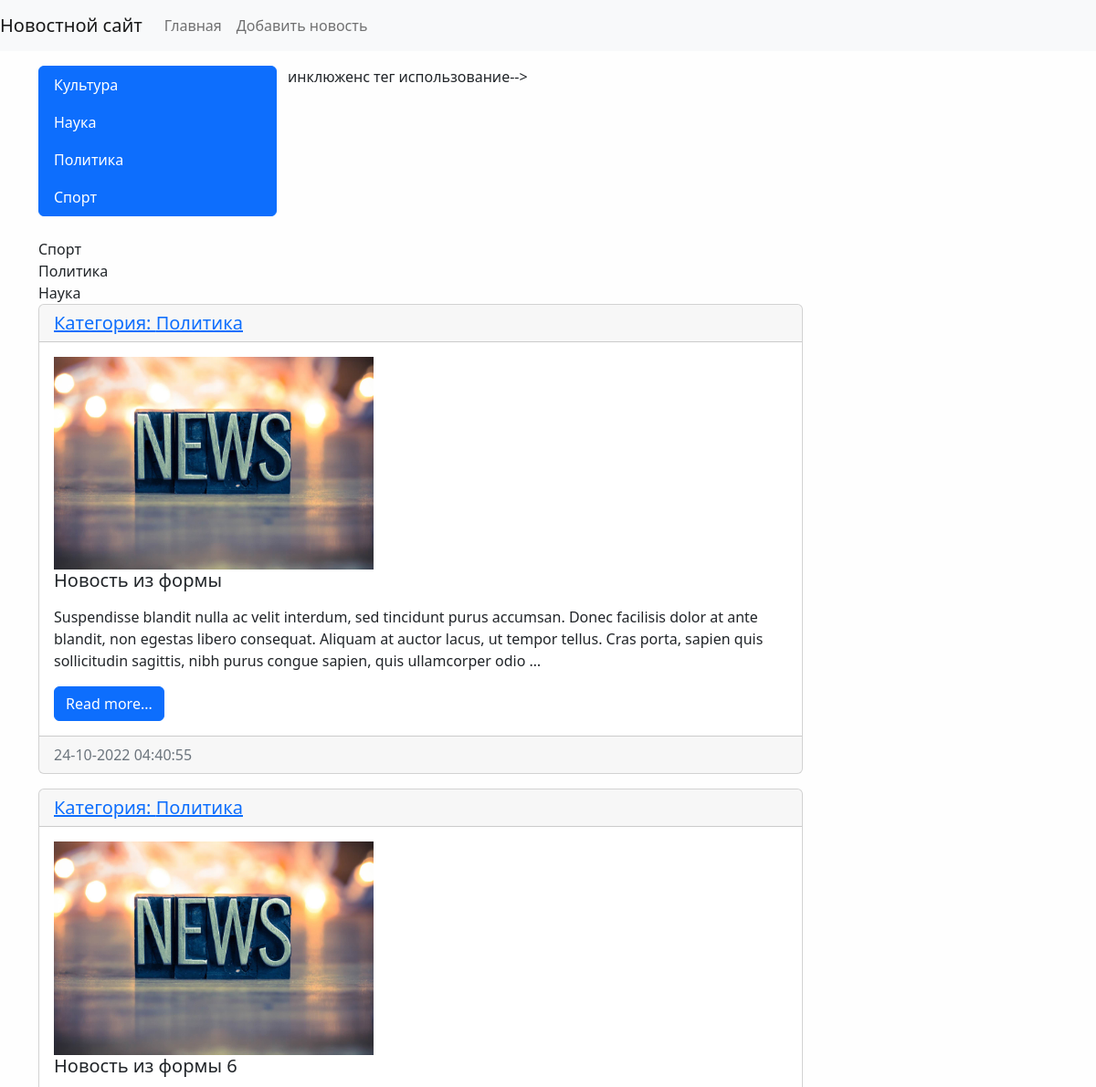
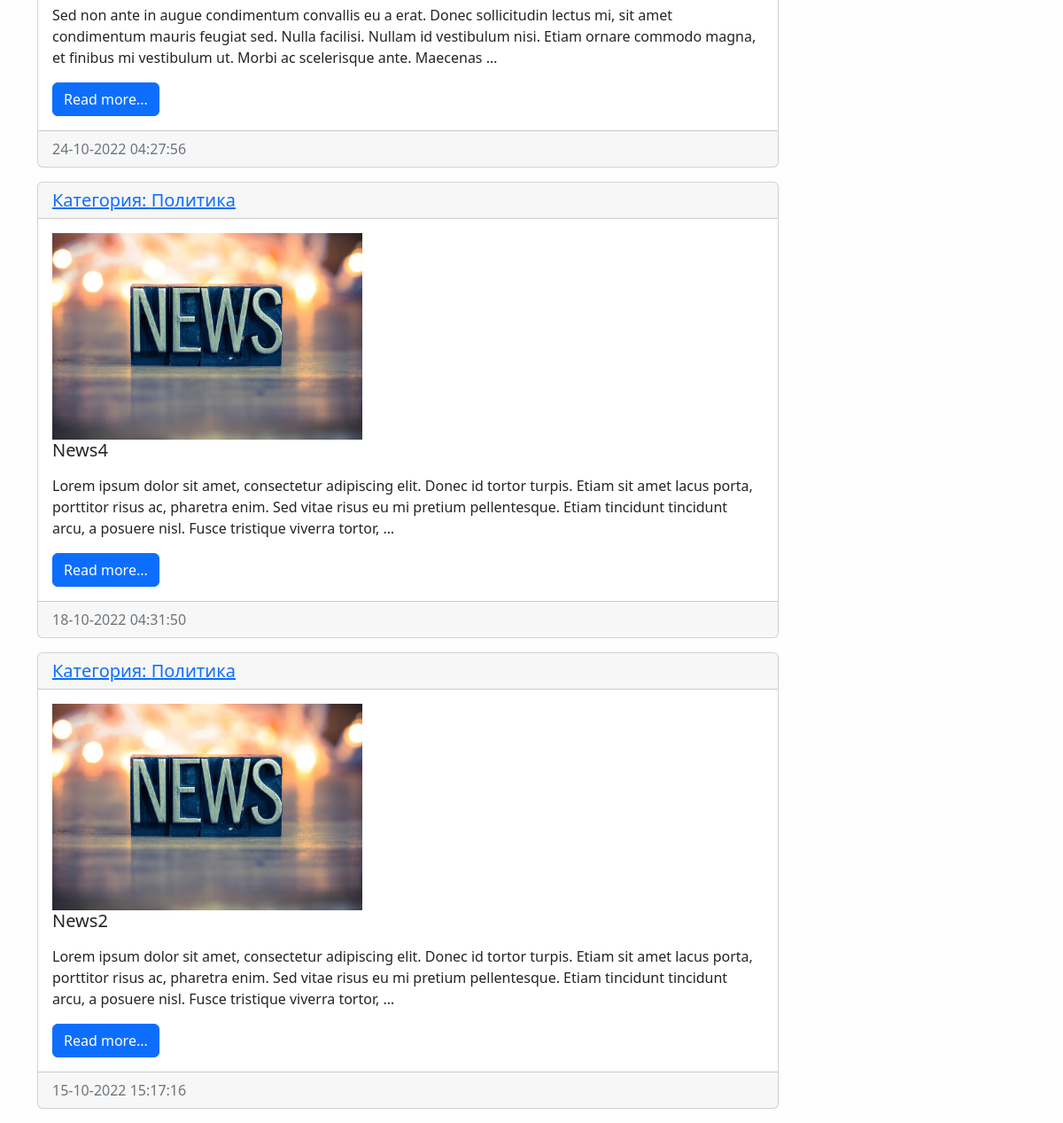
Screenshot of /category/3/ with the database file from the repository (2 pictures, top to bottom).
### news/models.py (models this page shows, shortened)
class Category(models.Model):
    title = models.CharField(max_length=150, db_index=True, verbose_name='Наименование категории')
    def get_absolute_url(self):
        return reverse('category', kwargs={'category_id': self.pk})
    def __str__(self):
        return self.title #если этого строкового представления нет то нельзя вывести текст в браузер. будет объект
    class Meta:
        verbose_name = 'Категория'
        verbose_name_plural = 'Категории'
        ordering = ['title'] #сортировка

class News(models.Model):
    title = models.CharField(max_length=150, verbose_name = 'Наименование')
    content = models.TextField(blank=True, verbose_name = 'Контент')
    created_at = models.DateTimeField(auto_now_add=True, verbose_name = 'Дата публикации')
    updated_at = models.DateTimeField(auto_now=True, verbose_name = 'Обновлено')
    photo = models.ImageField(upload_to='photos/%Y/%m/%d/', verbose_name = 'Фото', blank=True)
    is_published = models.BooleanField(default=True, verbose_name = 'Опубликовано')
    category = models.ForeignKey('Category', on_delete=models.PROTECT, verbose_name='Категория') #связь с таблицей категориями линковка
    views = models.IntegerField(default=0)
    def get_absolute_url(self):
        return reverse('view_news', kwargs={'pk': self.pk})
    class Meta:
        verbose_name = 'Новость'
        verbose_name_plural = 'Новости'
        ordering = ['-created_at'] #сортировка

### news/views.py (the view)
# urls.py: path('category/<int:category_id>/', HewsByCategory.as_view(), name='category'),
class HewsByCategory(ListView):
    model = News
    template_name = 'news/home_news_list.html' #переопределение шаблона по умолчанию
    context_object_name = 'news' #переопределение базового списка для вывода в свой класс (дефолтный объект)
    allow_empty = False #неразрешаем показ пустых списокв вместо 500 ошибка будет 404
    def get_context_data(self, *, object_list=None, **kwargs):
        context = super().get_context_data(**kwargs) #наследовали атрибуты от шаблона
        context['title'] = Category.objects.get(pk=self.kwargs['category_id']) #переопределили title для каждой категории
        return context
    def get_queryset(self):
        return News.objects.filter(category_id=self.kwargs['category_id'], is_published=True) #фильтр по опубликовано

### news/templatetags/news_tags.py (called while the page is built)
@register.simple_tag(name='get_list_categories')
def get_categories():
    return Category.objects.all()

@register.inclusion_tag('news/list_categories.html')
def show_categories():  #можно передать агрументы этой функции
    categories = Category.objects.annotate(cnt=Count('news')).filter(cnt__gt=0)
    return {'categories': categories}

### news/templates/news/home_news_list.html (shortened to what this page needs)
{% extends 'base.html' %}
{% block sidebar %}
{% include 'inc/_sidebar.html' %}
{% endblock %}
        {% block content %}
            {% for item in news %}
            <div class="card mb-3">
                <h5 class="card-header"> <a href="{{ item.category.get_absolute_url }}">Категория: {{ item.category.title }}</a></h5>
                <div class="card-body">
                    <div class="media">
                        {% if item.photo%}
                        <img src="{{ item.photo.url }}" alt="" width="350" height="233">
                        {% else %}
                        <img src="../../../media/photos/2022/10/16/icon19.jpg" alt="" width="350">
                        {% endif %}
                        <div class="media-body">
                          <h5 class="card-title">{{ item.title }}</h5>
                          <p class="card-text">{{ item.content|safe|linebreaks|truncatewords:40 }}</p>
                          <a href="{{ item.get_absolute_url }}" class="btn btn-primary">Read more...</a>
                        </div>
                    </div>
                </div>
                <div class="card-footer text-muted">
                    {{ item.created_at|date:"d-m-Y H:i:s" }}
                </div>
            </div>
            {% endfor %}
{% endblock %}

### templates/inc/_sidebar.html
{% load news_tags %}
 <div class="list-group">
     {% get_list_categories as categories %}
     {% for item_category in categories %}
     <a href="{% url 'category' item_category.pk %}" class="list-group-item list-group-item-action active" aria-current="true">{{ item_category.title }}</a>
     {% endfor %}
 </div>
<br>

### news/templates/news/list_categories.html (shortened to what this page needs)
     {% for item_category in categories %}
     <a href="{{ item.get_absolute_url }}" class="list-group-item list-group-item-action active" aria-current="true">{{ item_category.title }}
     </a>
     {% endfor %}
 </div>

### mysite/static/css/style.css (style rules this page uses)
body { background-color: #fefefe; }

### rows the page displays
Category: title "Культура"
Category: title "Наука"
Category: title "Политика"
Category: title "Спорт"
News: category "Политика", title "Новость из формы", content "Suspendisse blandit nulla ac velit interdum, sed tincidunt purus accumsan. Donec facilisis dolor at ante blandit, non egestas libero consequat. Aliquam at auctor lacus, ut tempor tellus. Cras porta, sapien quis sollicitudin sagittis, nibh purus congue sapien, quis ullamcorper odio …", created_at "24-10-2022 04:40:55"
News: category "Политика", title "Новость из формы 6", content "Sed non ante in augue condimentum convallis eu a erat. Donec sollicitudin lectus mi, sit amet condimentum mauris feugiat sed. Nulla facilisi. Nullam id vestibulum nisi. Etiam ornare commodo magna, et finibus mi vestibulum ut. Morbi ac scelerisque ante. Maecenas …", created_at "24-10-2022 04:27:56"
News: category "Политика", title "News4", content "Lorem ipsum dolor sit amet, consectetur adipiscing elit. Donec id tortor turpis. Etiam sit amet lacus porta, porttitor risus ac, pharetra enim. Sed vitae risus eu mi pretium pellentesque. Etiam tincidunt tincidunt arcu, a posuere nisl. Fusce tristique viverra tortor, …", created_at "18-10-2022 04:31:50"
News: category "Политика", title "News2", content "Lorem ipsum dolor sit amet, consectetur adipiscing elit. Donec id tortor turpis. Etiam sit amet lacus porta, porttitor risus ac, pharetra enim. Sed vitae risus eu mi pretium pellentesque. Etiam tincidunt tincidunt arcu, a posuere nisl. Fusce tristique viverra tortor, …", created_at "15-10-2022 15:17:16"
